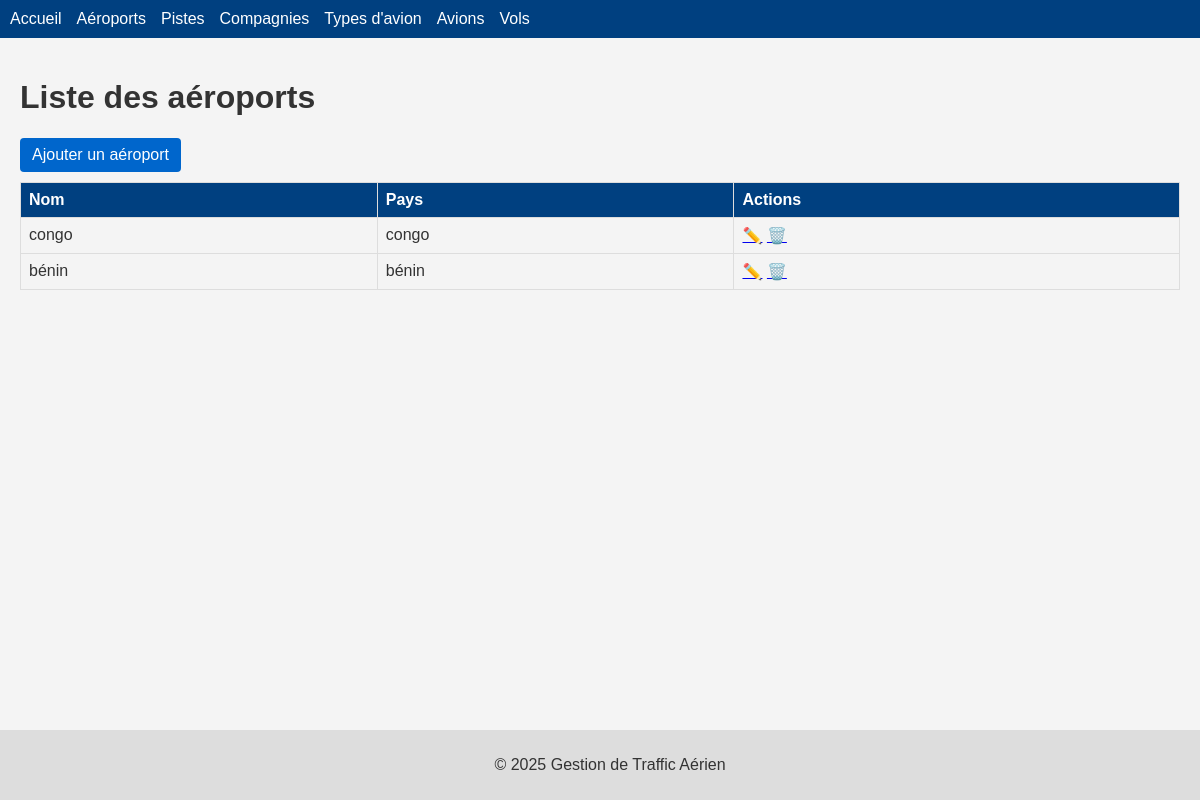
Before: /airports/ with the older database file.
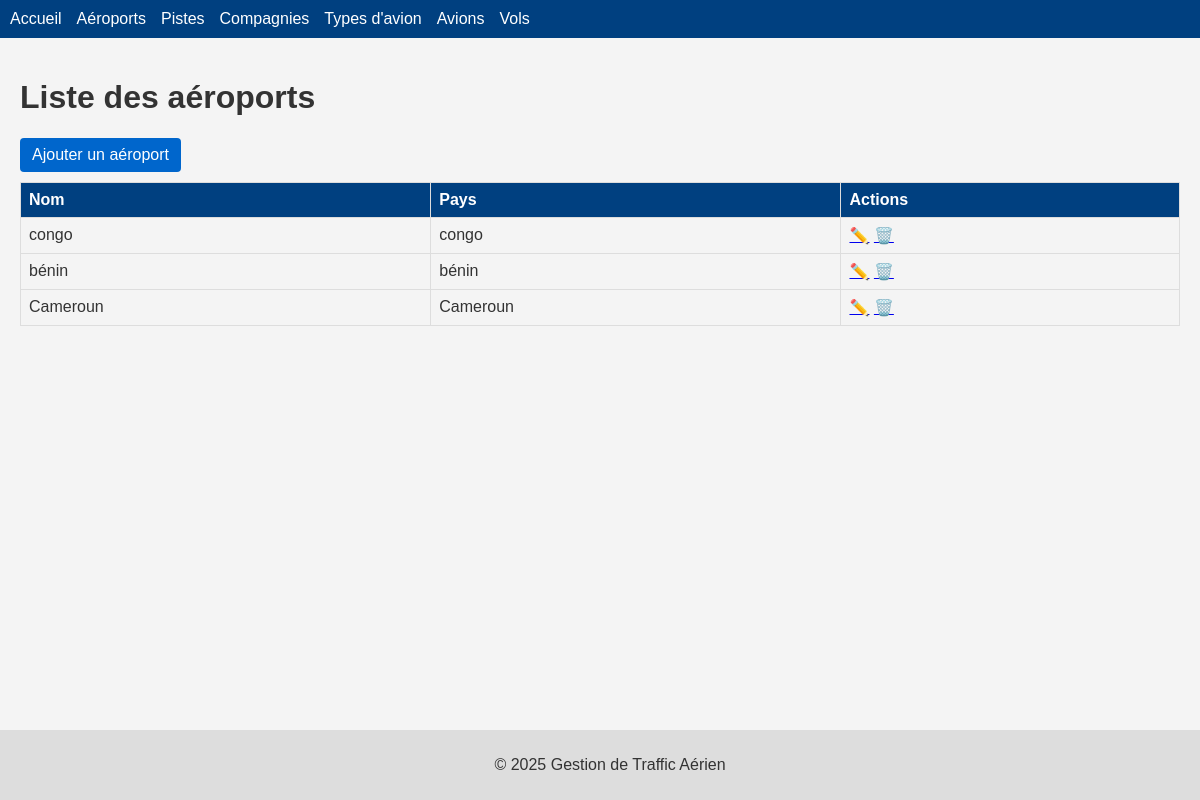
After: the same page with the newer database file.
### avion/models.py (models this page shows, shortened)
class Aeroports(models.Model):
    nom = models.CharField(max_length=100, blank=False)
    pays = models.CharField(max_length=100, blank=False)

### avion/views.py (the view)
# urls.py: path('airports/', views.afficheAeroports, name='afficheAeroports'),
def afficheAeroports(request):
    qs = models.Aeroports.objects.all()
    return render(request, "avion/afficheAeroports.html", {"object_list": qs})

### avion/templates/avion/afficheAeroports.html (shortened to what this page needs)
{% extends 'base.html' %}
{% block content %}
<h1>Liste des aéroports</h1>
<a class="btn" href="{% url 'avion:ajoutAeroports' %}">Ajouter un aéroport</a>
<table>
  <thead>
    <tr><th>Nom</th><th>Pays</th><th>Actions</th></tr>
  </thead>
  <tbody>
    {% for airport in object_list %}
    <tr>
      <td>{{ airport.nom }}</td>
      <td>{{ airport.pays }}</td>
      <td>
        <a href="{% url 'avion:updateAeroports' airport.pk %}">✏️</a>
        <a href="{% url 'avion:deleteAeroports' airport.pk %}">🗑️</a>
      </td>
    </tr>
    {% empty %}
    <tr><td colspan="3">Aucun aéroport.</td></tr>
    {% endfor %}
  </tbody>
</table>
{% endblock %}

Changed rows visible on the page:
added Aeroports: nom "Cameroun", pays "Cameroun"
